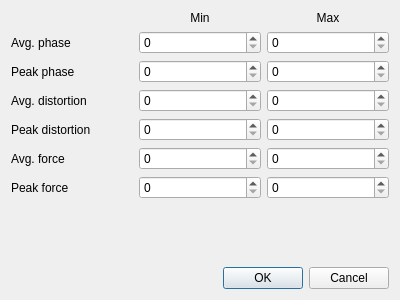
<?xml version="1.0" encoding="UTF-8"?>
<ui version="4.0">
 <class>SettingsDialog</class>
 <widget class="QDialog" name="SettingsDialog">
  <property name="geometry">
   <rect>
    <x>0</x>
    <y>0</y>
    <width>400</width>
    <height>300</height>
   </rect>
  </property>
  <property name="windowTitle">
   <string>Limits</string>
  </property>
  <layout class="QVBoxLayout" name="verticalLayout">
   <item>
    <layout class="QGridLayout" name="gridLayout">
     <item row="4" column="1">
      <widget class="QSpinBox" name="peakDistortionMin"/>
     </item>
     <item row="4" column="2">
      <widget class="QSpinBox" name="peakDistortionMax"/>
     </item>
     <item row="2" column="2">
      <widget class="QSpinBox" name="peakPhaseMax"/>
     </item>
     <item row="1" column="0">
      <widget class="QLabel" name="avgPhaseLabel">
       <property name="text">
        <string>Avg. phase</string>
       </property>
      </widget>
     </item>
     <item row="0" column="1">
      <widget class="QLabel" name="minLabel">
       <property name="text">
        <string>Min</string>
       </property>
       <property name="alignment">
        <set>Qt::AlignCenter</set>
       </property>
      </widget>
     </item>
     <item row="1" column="1">
      <widget class="QSpinBox" name="avgPhaseMin"/>
     </item>
     <item row="4" column="0">
      <widget class="QLabel" name="peakDistortionLabel">
       <property name="text">
        <string>Peak distortion</string>
       </property>
      </widget>
     </item>
     <item row="3" column="1">
      <widget class="QSpinBox" name="avgDistortionMin"/>
     </item>
     <item row="5" column="0">
      <widget class="QLabel" name="avgForceLabel">
       <property name="text">
        <string>Avg. force</string>
       </property>
      </widget>
     </item>
     <item row="2" column="0">
      <widget class="QLabel" name="peakPhaseLabel">
       <property name="text">
        <string>Peak phase</string>
       </property>
      </widget>
     </item>
     <item row="1" column="2">
      <widget class="QSpinBox" name="avgPhaseMax"/>
     </item>
     <item row="3" column="0">
      <widget class="QLabel" name="avgDistortionLabel">
       <property name="text">
        <string>Avg. distortion</string>
       </property>
      </widget>
     </item>
     <item row="2" column="1">
      <widget class="QSpinBox" name="peakPhaseMin"/>
     </item>
     <item row="0" column="2">
      <widget class="QLabel" name="maxLabel">
       <property name="text">
        <string>Max</string>
       </property>
       <property name="alignment">
        <set>Qt::AlignCenter</set>
       </property>
      </widget>
     </item>
     <item row="3" column="2">
      <widget class="QSpinBox" name="avgDistortionMax"/>
     </item>
     <item row="6" column="0">
      <widget class="QLabel" name="peakForceLabel">
       <property name="text">
        <string>Peak force</string>
       </property>
      </widget>
     </item>
     <item row="5" column="1">
      <widget class="QSpinBox" name="avgForceMin"/>
     </item>
     <item row="5" column="2">
      <widget class="QSpinBox" name="avgForceMax"/>
     </item>
     <item row="6" column="1">
      <widget class="QSpinBox" name="peakForceMin"/>
     </item>
     <item row="6" column="2">
      <widget class="QSpinBox" name="peakForceMax"/>
     </item>
    </layout>
   </item>
   <item>
    <spacer name="verticalSpacer">
     <property name="orientation">
      <enum>Qt::Vertical</enum>
     </property>
     <property name="sizeHint" stdset="0">
      <size>
       <width>20</width>
       <height>40</height>
      </size>
     </property>
    </spacer>
   </item>
   <item>
    <widget class="QDialogButtonBox" name="buttonBox">
     <property name="orientation">
      <enum>Qt::Horizontal</enum>
     </property>
     <property name="standardButtons">
      <set>QDialogButtonBox::Cancel|QDialogButtonBox::Ok</set>
     </property>
    </widget>
   </item>
  </layout>
 </widget>
 <resources/>
 <connections>
  <connection>
   <sender>buttonBox</sender>
   <signal>accepted()</signal>
   <receiver>SettingsDialog</receiver>
   <slot>accept()</slot>
   <hints>
    <hint type="sourcelabel">
     <x>248</x>
     <y>254</y>
    </hint>
    <hint type="destinationlabel">
     <x>157</x>
     <y>274</y>
    </hint>
   </hints>
  </connection>
  <connection>
   <sender>buttonBox</sender>
   <signal>rejected()</signal>
   <receiver>SettingsDialog</receiver>
   <slot>reject()</slot>
   <hints>
    <hint type="sourcelabel">
     <x>316</x>
     <y>260</y>
    </hint>
    <hint type="destinationlabel">
     <x>286</x>
     <y>274</y>
    </hint>
   </hints>
  </connection>
 </connections>
</ui>
